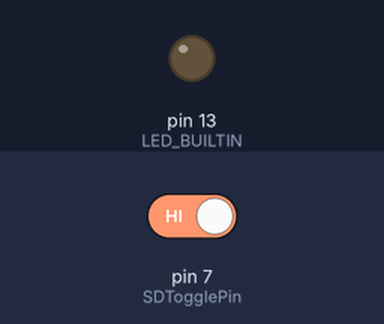
Bench run of a sketch on a simulated Arduino Uno, built with avr-gcc and run on an emulated ATmega328P. Shown: output pins drawn as LEDs (lit = HIGH). The inputs (shaded band) are chosen by the test bench; at power-on: pin 7 (SDTogglePin) HIGH. Storage starts empty; what the sketch prints to the serial monitor is not drawn.

Above: at 0.1 s.
At 1.1 s:
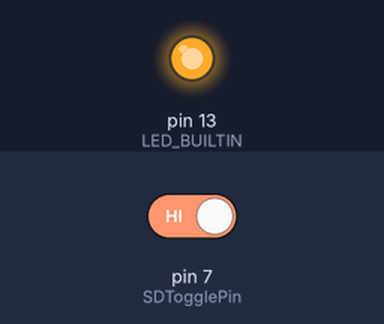
Timing chart, 0 to 2.6 s (numbered marks = the images above):
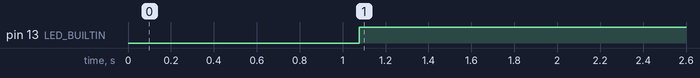

Measured:
- by itself, pin 13 (LED_BUILTIN): LOW → HIGH at 1.1 s

The sketch:

ButtonSDTest05.ino
```cpp
//Test File for toggling SD card writing

#include <SPI.h>
#include <SD.h>

// constants won't change. They're used here to set pin numbers:
const int SDTogglePin = 7;  // the number of the pushbutton pin
const int chipSelect = 4; //Pin for SD card

File dataFile;

// Variables will change:
int counter = 0;
int ledState = 0;                 // the current state of the LED pin
int SDToggleState = 0;            // the current reading from the SDtoggle pin
int lastSDToggleState = 0;        // the previous reading from the SDtoggle pin
int SDToggle = 0;

void setup() {

  // Open serial communications and wait for port to open:
  Serial.begin(9600);
  while (!Serial) {
    ; // wait for serial port to connect. Needed for native USB port only
  }

  Serial.print("Initializing SD card...");

  // see if the card is present and can be initialized:
  if (!SD.begin(chipSelect)) {
    Serial.println("Card failed, or not present");
    // don't do anything more:
    while (1);
  }
  Serial.println("card initialized.");

  if (SD.exists("datalog.txt")) {
    Serial.println("Removing datalog.txt...");
    SD.remove("datalog.txt");
  }

  //Initialize the pinmodes for the button and built in LED
  pinMode(SDTogglePin, INPUT_PULLUP);
  pinMode(LED_BUILTIN, OUTPUT);

}

void loop() {

  // make a string for assembling the data to log:
  String dataString = "";
  // read the state of the switch into a local variable:
  SDToggle = digitalRead(SDTogglePin);

  counter++;
  delay(1000);
  //dataString += String(counter);

  //File is opened
  dataFile = SD.open("datalog.txt", FILE_WRITE);

   // if the button state has changed:
  if (SDToggle != lastSDToggleState){
    SDToggleState = SDToggle;
    //If the state is HIGH then the SD card has been toggled on and file is opened
    //SD card tied to state of the LED
    if (SDToggleState == HIGH) {
    ledState = !ledState;
    }
    //Delay to avoid bouncing
    delay(50);
  }

  // set the LED:
  digitalWrite(LED_BUILTIN, ledState);

  //SD toggle tied to state of LED
  if (!ledState) {

    dataString += String(counter);
    dataFile.println(dataString);
    dataFile.close();
    // print to the serial port too:
    Serial.println(dataString);
  }

  // save the current state as the last state, for next time through the loop
  lastSDToggleState = SDToggle;
}
```
